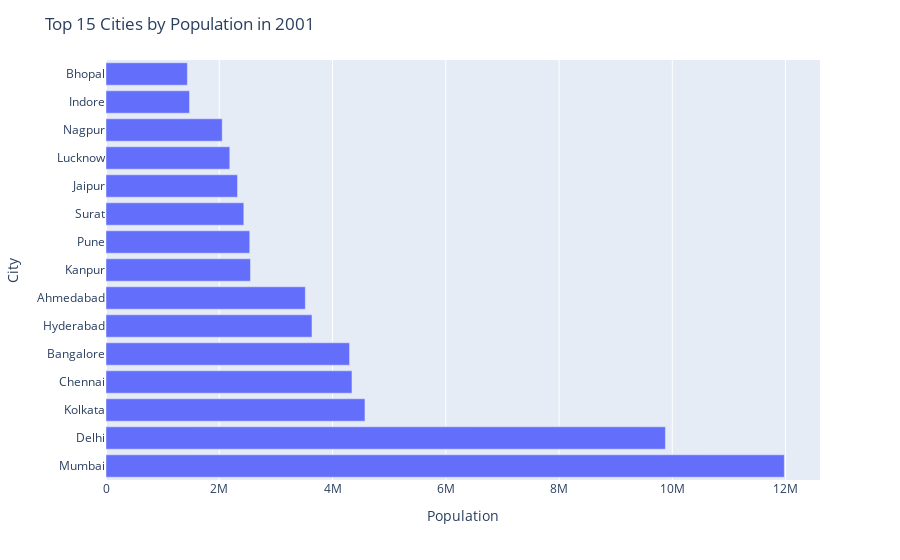

Write notebook code for a chart like this one.
### Code cell
import plotly.express as px

# Create an interactive bar chart with Plotly
fig = px.bar(top_15_cities_2001, x='Population in Year (2001)', y='City', orientation='h')
fig.update_layout(title='Top 15 Cities by Population in 2001', xaxis_title='Population', yaxis_title='City')
fig.show()

### Figure 1 — Plotly figure (JSON) as saved in the notebook; plotly's stock layout.template omitted (floating-point values rounded to 4 significant figures)
{"data": [{"alignmentgroup": "True", "hovertemplate": "Population in Year (2001)=%{x}<br>City=%{y}<extra></extra>", "legendgroup": "", "marker": {"color": "#636efa", "pattern": {"shape": ""}}, "name": "", "offsetgroup": "", "orientation": "h", "showlegend": false, "textposition": "auto", "type": "bar", "x": [11978450, 9879172, 4572876, 4343645, 4301326, 3637483, 3520085, 2551337, 2538473, 2433835, 2322575, 2185927, 2052066, 1474968, 1437354], "xaxis": "x", "y": ["Mumbai", "Delhi", "Kolkata", "Chennai", "Bangalore", "Hyderabad", "Ahmedabad", "Kanpur", "Pune", "Surat", "Jaipur", "Lucknow", "Nagpur", "Indore", "Bhopal"], "yaxis": "y"}], "layout": {"barmode": "relative", "legend": {"tracegroupgap": 0}, "margin": {"t": 60}, "title": {"text": "Top 15 Cities by Population in 2001"}, "xaxis": {"anchor": "y", "domain": [0, 1], "title": {"text": "Population"}}, "yaxis": {"anchor": "x", "domain": [0, 1], "title": {"text": "City"}}}}
